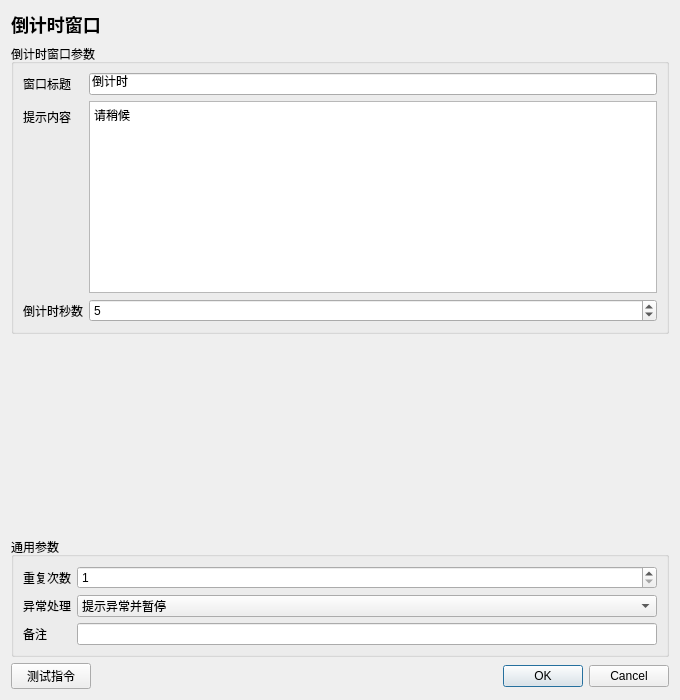
<?xml version="1.0" encoding="UTF-8"?>
<ui version="4.0"><class>InstructionEditor</class><widget class="QDialog" name="InstructionEditor">
<property name="geometry"><rect><x>0</x><y>0</y><width>680</width><height>700</height></rect></property><property name="minimumSize"><size><width>560</width><height>480</height></size></property><property name="windowTitle"><string>倒计时窗口</string></property>
<layout class="QVBoxLayout" name="rootLayout">
<item><widget class="QLabel" name="titleLabel"><property name="text"><string>倒计时窗口</string></property><property name="styleSheet"><string>font-size: 18px; font-weight: 600;</string></property></widget></item>
<item><widget class="QGroupBox" name="parameterGroupBox"><property name="title"><string>倒计时窗口参数</string></property><layout class="QFormLayout" name="parameterFormLayout"><item row="0" column="0"><widget class="QLabel" name="parameterLabel_0"><property name="text"><string>窗口标题</string></property></widget></item><item row="0" column="1"><widget class="QLineEdit" name="parameter_0"><property name="text"><string>倒计时</string></property></widget></item>
<item row="1" column="0"><widget class="QLabel" name="parameterLabel_1"><property name="text"><string>提示内容</string></property></widget></item><item row="1" column="1"><widget class="QPlainTextEdit" name="parameter_1"><property name="minimumSize"><size><width>0</width><height>80</height></size></property><property name="plainText"><string>请稍候</string></property></widget></item>
<item row="2" column="0"><widget class="QLabel" name="parameterLabel_2"><property name="text"><string>倒计时秒数</string></property></widget></item><item row="2" column="1"><widget class="QSpinBox" name="parameter_2"><property name="minimum"><number>0</number></property><property name="maximum"><number>86400</number></property><property name="value"><number>5</number></property></widget></item></layout></widget></item>
<item><spacer name="verticalSpacer"><property name="orientation"><enum>Qt::Vertical</enum></property><property name="sizeHint" stdset="0"><size><width>20</width><height>20</height></size></property></spacer></item>
<item><widget class="QGroupBox" name="commonGroupBox"><property name="title"><string>通用参数</string></property><layout class="QFormLayout" name="commonFormLayout">
<item row="0" column="0"><widget class="QLabel" name="repeatLabel"><property name="text"><string>重复次数</string></property></widget></item><item row="0" column="1"><widget class="QSpinBox" name="repeatSpinBox"><property name="minimum"><number>1</number></property><property name="maximum"><number>999999</number></property><property name="value"><number>1</number></property></widget></item>
<item row="1" column="0"><widget class="QLabel" name="errorPolicyLabel"><property name="text"><string>异常处理</string></property></widget></item><item row="1" column="1"><widget class="QComboBox" name="errorPolicyComboBox"><item><property name="text"><string>自动跳过</string></property></item><item><property name="text"><string>提示异常并暂停</string></property></item><item><property name="text"><string>提示异常并停止</string></property></item><property name="currentIndex"><number>1</number></property></widget></item>
<item row="2" column="0"><widget class="QLabel" name="noteLabel"><property name="text"><string>备注</string></property></widget></item><item row="2" column="1"><widget class="QLineEdit" name="noteEdit"/></item>
</layout></widget></item>
<item><layout class="QHBoxLayout" name="footerLayout"><item><widget class="QPushButton" name="testButton"><property name="text"><string>测试指令</string></property></widget></item><item><spacer name="footerSpacer"><property name="orientation"><enum>Qt::Horizontal</enum></property><property name="sizeHint" stdset="0"><size><width>40</width><height>20</height></size></property></spacer></item><item><widget class="QDialogButtonBox" name="buttonBox"><property name="standardButtons"><set>QDialogButtonBox::Cancel|QDialogButtonBox::Ok</set></property></widget></item></layout></item>
</layout></widget><resources/><connections/></ui>
